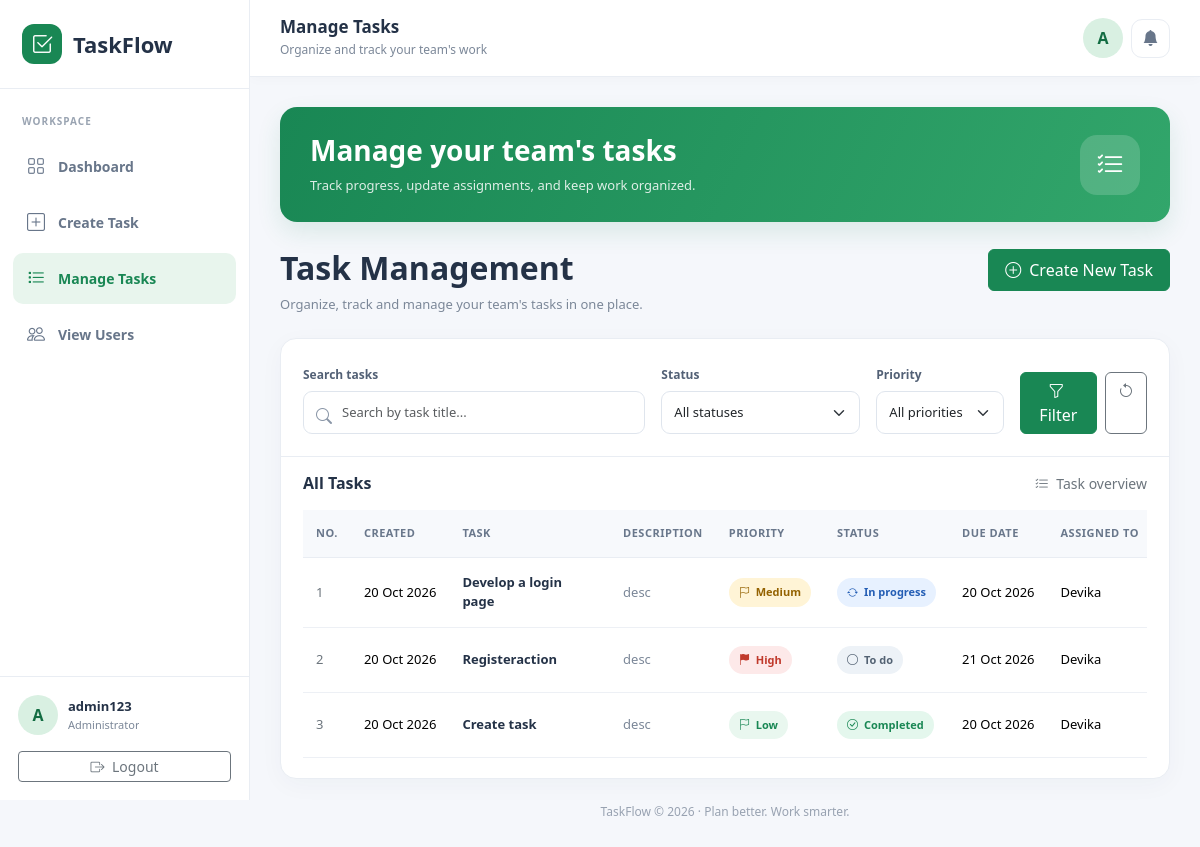
Page /viewtask (signed in) on the committed database.
### app/models.py (models this page shows, shortened)
class Task(models.Model):
    STATUS_CHOICES = [
        ('todo', 'Todo'),
        ('in_progress', 'In Progress'),
        ('completed', 'Completed'),
    ]
    PRIORITY_CHOICES = [
        ('low', 'Low'),
        ('medium', 'Medium'),
        ('high', 'High'),
    ]
    created_by = models.ForeignKey(
        User,
        on_delete=models.CASCADE,
        related_name='created_tasks'
    )
    assigned_to = models.ForeignKey(
        User,
        on_delete=models.CASCADE,
        related_name='assigned_tasks'
    )
    title = models.CharField(max_length=200)
    description = models.TextField(blank=True)
    status = models.CharField(
        max_length=20,
        choices=STATUS_CHOICES,
        default='todo'
    )
    priority = models.CharField(
        max_length=10,
        choices=PRIORITY_CHOICES,
        default='medium'
    )
    due_date = models.DateField(null=True, blank=True)
    created_date = models.DateTimeField(auto_now_add=True)

class Registeration(models.Model):
    user = models.OneToOneField(
        User,
        on_delete=models.CASCADE
    )
    name = models.CharField(max_length=100)
    address = models.TextField()
    phone = models.CharField(max_length=15, unique=True)
    email = models.EmailField(unique=True)

### app/views.py (the view)
# urls.py: path('viewtask',views.viewtask,name='viewtask'),
@login_required
@admin_required
def viewtask(request):
    unread_notifications_count=TaskComment.objects.filter(is_read=False).count()
    task=Task.objects.filter(created_by=request.user)
    members=User.objects.all().exclude(is_superuser=True)
    search=request.GET.get('search')
    priority=request.GET.get('priority')
    status=request.GET.get('status')
    if  search:
          task=task.filter(title__icontains=search)
    if priority:
          task=task.filter(priority=priority)
    if status:
              task=task.filter(status=status)
    return render(request,'viewtask.html',{
        'task':task,
        'members':members,
        'unread_notifications_count':unread_notifications_count
    })

### app/views.py (called while the page is built)
def admin_required(view):
    return login_required(user_passes_test(lambda u: u.is_superuser)(view))

### templates/viewtask.html (shortened to what this page needs)
<!DOCTYPE html>
<html lang="en">
<head>
    <link href="https://cdn.jsdelivr.net/npm/bootstrap@5.3.3/dist/css/bootstrap.min.css" rel="stylesheet">
    <link href="https://cdn.jsdelivr.net/npm/bootstrap-icons@1.11.3/font/bootstrap-icons.min.css" rel="stylesheet">
</head>
<body>
<aside class="sidebar" id="sidebar">
    <a class="brand" href="{% url 'admin_home' %}">
        <span class="brand-icon"><i class="bi bi-check2-square"></i></span>
        TaskFlow
    </a>
    <div class="sidebar-label">Workspace</div>
    <nav class="sidebar-nav">
        <a href="{% url 'admin_home' %}">
            <i class="bi bi-grid"></i> Dashboard
        </a>
        <a href="{% url 'addtask' %}">
            <i class="bi bi-plus-square"></i> Create Task
        </a>
        <a href="{% url 'viewtask' %}" class="active">
            <i class="bi bi-list-task"></i> Manage Tasks
        </a>
        <a href="{% url 'view_users' %}" class="">
            <i class="bi bi-people"></i>
            View Users
        </a>
    </nav>
    <div class="sidebar-bottom">
        <div class="profile-small">
            <div class="avatar">{{ request.user.username|first|upper }}</div>
            <div class="overflow-hidden">
                <div class="profile-name">{{ request.user.username }}</div>
                <div class="profile-role">Administrator</div>
            </div>
        </div>
        <a href="{% url 'log_out' %}"
           class="btn btn-outline-secondary btn-sm w-100 mt-3">
            <i class="bi bi-box-arrow-right me-1"></i> Logout
        </a>
    </div>
</aside>
<div class="main-content">
    <header class="topbar">
        <div class="d-flex align-items-center gap-3">
            <div>
                <h5>Manage Tasks</h5>
                <div class="subtitle">Organize and track your team's work</div>
            </div>
        </div>
        <div class="d-flex align-items-center gap-2 ms-3">
            <div class="avatar">
                {{ profile.username|default:"A"|slice:":1"|upper }}
            </div>
            <div class="notification-wrapper">
    <a href="{% url 'admin_notification' %}" class="notification-bell" title="Notifications">
        <i class="bi bi-bell-fill"></i>
    </a>
</div>
        </div>
    </header>
    <main class="page-wrapper">
        <section class="welcome-banner">
            <div>
                <h2>Manage your team's tasks</h2>
                <p>Track progress, update assignments, and keep work organized.</p>
            </div>
            <div class="banner-icon">
                <i class="bi bi-list-check"></i>
            </div>
        </section>
        <div class="d-flex flex-wrap justify-content-between align-items-start gap-3 mb-4">
            <div>
                <h1 class="page-title">Task Management</h1>
                <p class="page-subtitle mb-0">
                    Organize, track and manage your team's tasks in one place.
                </p>
            </div>
            <a href="{% url 'addtask' %}" class="btn btn-success px-3 py-2">
                <i class="bi bi-plus-circle me-2"></i>Create New Task
            </a>
        </div>
        <section class="task-card">
            <div class="filter-area">
                <form method="GET">
                    <div class="row g-3 align-items-end">
                        <div class="col-12 col-md-5">
                            <label class="form-label" for="search">Search tasks</label>
                            <div class="search-wrap">
                                <input type="text" id="search" name="search"
                                       value="{{ request.GET.search|default:'' }}"
                                       placeholder="Search by task title..."
                                       class="form-control">
                            </div>
                        </div>
                        <div class="col-6 col-md-3">
                            <label class="form-label" for="filterStatus">Status</label>
                            <select name="status" id="filterStatus" class="form-select">
                                <option value="">All statuses</option>
                            </select>
                        </div>
                        <div class="col-6 col-md-2">
                            <label class="form-label" for="filterPriority">Priority</label>
                            <select name="priority" id="filterPriority" class="form-select">
                                <option value="">All priorities</option>
                            </select>
                        </div>
                        <div class="col-12 col-md-2 d-flex gap-2">
                            <button type="submit" class="btn btn-success flex-grow-1">
                                <i class="bi bi-funnel me-1"></i> Filter
                            </button>
                            <a href="{% url 'viewtask' %}"
                               class="btn btn-outline-secondary"
                               title="Clear filters" aria-label="Clear filters">
                                <i class="bi bi-arrow-counterclockwise"></i>
                            </a>
                        </div>
                    </div>
                </form>
            </div>
            <div class="table-area">
                <div class="d-flex flex-wrap justify-content-between align-items-center gap-2 py-3">
                    <h2 class="h6 fw-bold mb-0">All Tasks</h2>
                    <span class="text-secondary small">
                        <i class="bi bi-list-check me-1"></i> Task overview
                    </span>
                </div>
                <div class="table-responsive">
                    <table class="table table-hover">
                        <thead>
                            <tr>
                                <th>No.</th>
                                <th>Created</th>
                                <th>Task</th>
                                <th>Description</th>
                                <th>Priority</th>
                                <th>Status</th>
                                <th>Due Date</th>
                                <th>Assigned To</th>
                            </tr>
                        </thead>
                        <tbody>
                            {% for a in task %}
                            <tr>
                                <td class="text-secondary">{{ forloop.counter }}</td>
                                <td class="text-nowrap">
                                    {{ a.created_date|date:"d M Y" }}
                                </td>
                                <td>
                                    <div class="task-title">{{ a.title }}</div>
                                </td>
                                <td>
                                    <div class="task-description">
                                        {{ a.description|default:"No description"|truncatechars:65 }}
                                    </div>
                                </td>
                                <td>
                                    {% if a.priority == 'high' %}
                                        <span class="priority-badge priority-high">
                                            <i class="bi bi-flag-fill"></i> High
                                        </span>
                                    {% elif a.priority == 'medium' %}
                                        <span class="priority-badge priority-medium">
                                            <i class="bi bi-flag"></i> Medium
                                        </span>
                                    {% else %}
                                        <span class="priority-badge priority-low">
                                            <i class="bi bi-flag"></i> Low
                                        </span>
                                    {% endif %}
                                </td>
                                <td>
                                    {% if a.status == 'completed' %}
                                        <span class="status-badge status-completed">
                                            <i class="bi bi-check-circle"></i> Completed
                                        </span>
                                    {% elif a.status == 'in_progress' %}
                                        <span class="status-badge status-progress">
                                            <i class="bi bi-arrow-repeat"></i> In progress
                                        </span>
                                    {% elif a.status == 'todo' %}
                                        <span class="status-badge status-todo">
                                            <i class="bi bi-circle"></i> To do
                                        </span>
                                    {% else %}
                                        <span class="status-badge status-todo">
                                            {{ a.status }}
                                        </span>
                                    {% endif %}
                                </td>
                                <td class="text-nowrap">
                                    {% if a.due_date %}
                                        {{ a.due_date|date:"d M Y" }}
                                    {% else %}
                                        <span class="text-secondary">Not set</span>
                                    {% endif %}
                                </td>
                                <td>{{ a.assigned_to.registeration.name }}</td>
                            </tr>
                            {% endfor %}
                        </tbody>
                    </table>
                </div>
            </div>
        </section>
        <footer class="footer-text">
            TaskFlow &copy; {% now "Y" %} · Plan better. Work smarter.
        </footer>
    </main>
</div>
</body>
</html>

### rows in the picture
Task: created_date "20 Oct 2026", title "Develop a login page", description "desc", priority "medium" (drawn), status "in_progress" (drawn), due_date "20 Oct 2026", assigned_to.registeration.name "Devika"
Task: created_date "20 Oct 2026", title "Registeraction", description "desc", priority "high" (drawn), status "todo" (drawn), due_date "21 Oct 2026", assigned_to.registeration.name "Devika"
Task: created_date "20 Oct 2026", title "Create task", description "desc", priority "low" (drawn), status "completed" (drawn), due_date "20 Oct 2026", assigned_to.registeration.name "Devika"

### other values in the picture
{{ request.user.username|first|upper }} "A"
{{ request.user.username }} "admin123"
{{ profile.username|default:"A"|slice:":1"|upper }} "A"
